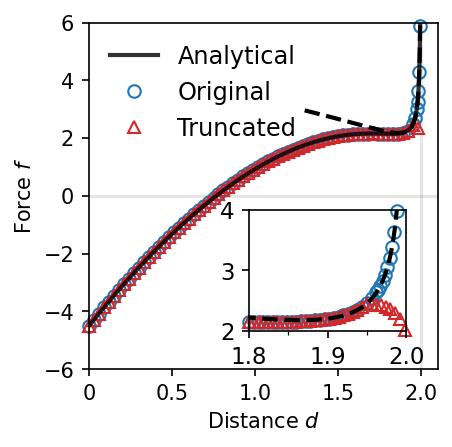

Recreate this plot in Python.
import numpy as np
import pyafv as afv
import matplotlib.pyplot as plt

# Initialize simulator with two particles
l = 1.0        # maximum cell radius
KA = 1.0
KP = 1.0
A0 = np.pi
P0 = 4.8
Lambda = 0.2

phys = afv.PhysicalParams(r=l, A0=A0, P0=P0, KA=KA, KP=KP, lambda_tension=Lambda, delta=0.0)
sim = afv.FiniteVoronoiSimulator(np.zeros((2,2)), phys)

ds = np.arange(1e-3, 2, 1e-3)  # distances between cell centers
forces = []
for d in ds:
    pts = np.array([[0, 0], [d, 0]])
    sim.update_positions(pts)
    diag = sim.build()
    force = diag['forces'][0,0]  # force on first cell, x-component
    forces.append(force)

# Now with truncation
sim.update_params(phys.replace(delta=0.45))
forces_trunc = []
for d in ds:
    pts = np.array([[0, 0], [d, 0]])
    sim.update_positions(pts)
    diag = sim.build()
    force = diag['forces'][0, 0]  # force on first cell, x-component
    forces_trunc.append(force)


#================================
# Plot
#================================

fig, ax = plt.subplots(figsize=(3, 3))

# Theoretical results
distances = np.linspace(1e-6, 2-(1e-6), 1000)
detachment_forces = []
for distance in distances:
    epsilon = l - (distance/2.)
    theta = 2 * np.pi - 2 * np.arctan2(np.sqrt(l**2 - (l - epsilon)**2), l - epsilon)
    A = (l - epsilon) * np.sqrt(l**2 - (l - epsilon)**2) + 0.5 * (l**2 * theta)
    P = 2 * np.sqrt(l**2 - (l - epsilon)**2) + l * theta
    f = 4. * np.sqrt((2-epsilon) * epsilon) * (A - A0 + KP * ((P - P0)/(2 - epsilon)) + (Lambda/2) * (1./((2-epsilon)*epsilon)))
    detachment_forces.append(f)

ax.plot(distances, detachment_forces, label=r'Analytical', lw=2, color='k', alpha=0.8, zorder=1)

distances = np.linspace(1.3, 2-(1e-6), 1000)
detachment_forces_asympt = []
for distance in distances:
    epsilon = l - (distance/2.)
    f2 = -2. * np.sqrt(2*epsilon) * (2 * A0 - 2 * np.pi + KP * (P0 - 2 * np.pi) - Lambda/(2*epsilon))
    detachment_forces_asympt.append(f2)

ax.plot(distances, detachment_forces_asympt, '--', lw=2, color='k', zorder=2)

#-----------------------------------------------------
# Simulation results

step = 30
data = np.column_stack((ds, forces))
ax.plot(data[:-25:step, 0], data[:-25:step, 1], 'o', color="C0", markerfacecolor='None', label='Original', zorder=0, clip_on=False)
ax.plot(data[-35, 0], data[-35, 1], 'o', color="C0", markerfacecolor='None', zorder=0, clip_on=False)
ax.plot(data[-25::5, 0], data[-25::5, 1], 'o', color="C0", markerfacecolor='None', zorder=0, clip_on=False)

data = np.column_stack((ds, forces_trunc))
ax.plot(data[::step, 0], data[::step, 1], '^', color="C3", markerfacecolor="None", label='Truncated', zorder=0, clip_on=False)


ax.axvline(x=2, color='C7', alpha=0.2, zorder=-1)
ax.axhline(y=0, color='C7', alpha=0.2, zorder=-1)
ax.set_ylim(-6, 6)
ax.set_xlim(0, 2.1)
ax.legend(frameon=False, loc='upper left', fontsize=11.5)
ax.set_xlabel(r'Distance $d$')
ax.set_ylabel(r'Force $f$')

#---------------------------------------------
# Add inset

from mpl_toolkits.axes_grid1.inset_locator import inset_axes
axins = inset_axes(ax, width="45%", height="35%", loc='lower left', bbox_to_anchor=(0.43, 0.08, 1, 1), bbox_transform=ax.transAxes)


# change font size for inset
axins.tick_params(axis='both', which='major', labelsize=11)
axins.plot(distances, detachment_forces_asympt, '--', lw=2, color='k', zorder=2)

xleft, xright = 1.8, 2
ylower, yupper = 2, 4
data = np.column_stack((ds, forces))
mask = data[:, 0] >= xleft
mask &= data[:, 1] <= yupper 
mask &= data[:, 1] >= ylower
data = data[mask]

step = 6
axins.plot(data[:-25:step, 0], data[:-25:step, 1], 'o',  color="C0", markerfacecolor='None', zorder=0, clip_on=False)
axins.plot(data[-25::3, 0], data[-25::3, 1], 'o', color="C0", markerfacecolor='None', zorder=0, clip_on=False)

data = np.column_stack((ds, forces_trunc))
mask = data[:, 0] >= xleft
mask &= data[:, 1] <= yupper
mask &= data[:, 1] >= ylower
data = data[mask]
axins.plot(data[::step, 0], data[::step, 1], '^', color="C3", markerfacecolor="None", zorder=0, clip_on=False)

axins.set_xlim(xleft, xright)
axins.set_ylim(ylower, yupper)
# add minor ticks
axins.set_xticks([1.85, 1.95], minor=True)
ax.set_xticks([0, 0.5, 1, 1.5, 2])
ax.set_xticklabels(['0', '0.5', '1.0', '1.5', '2.0'])

plt.savefig('comparison.png', dpi=150, bbox_inches='tight')
